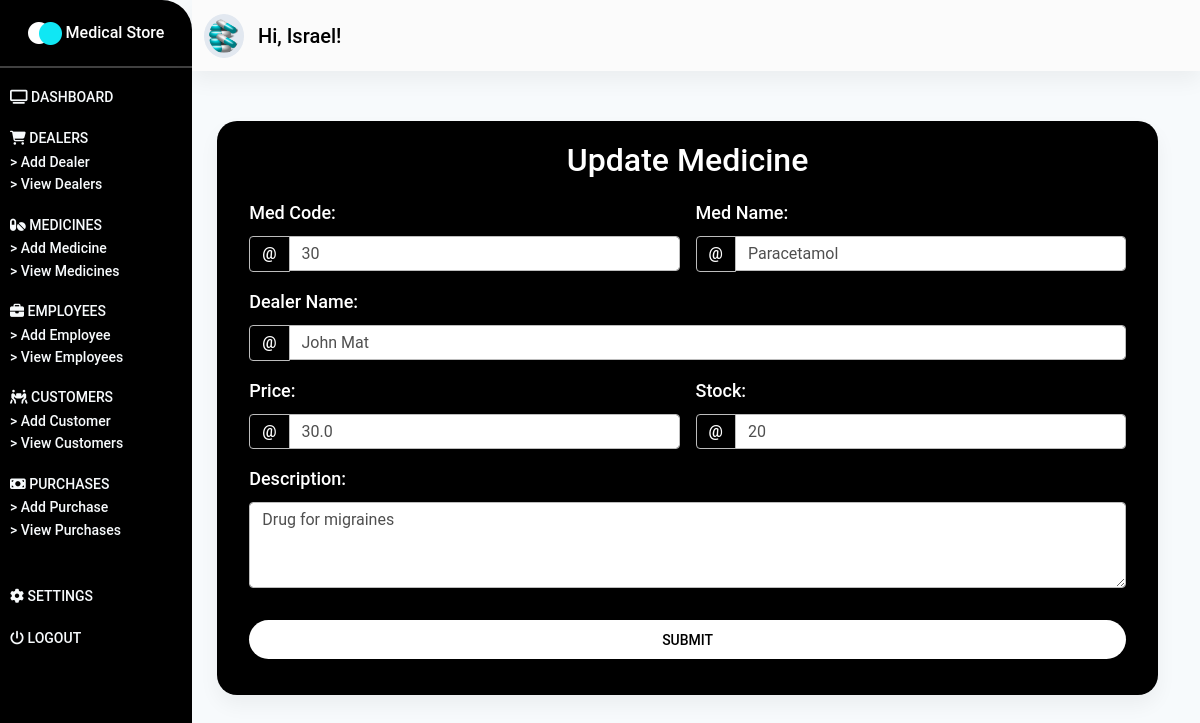
Page /medicines/update-medicine/1/ (signed in) on the earlier database version.
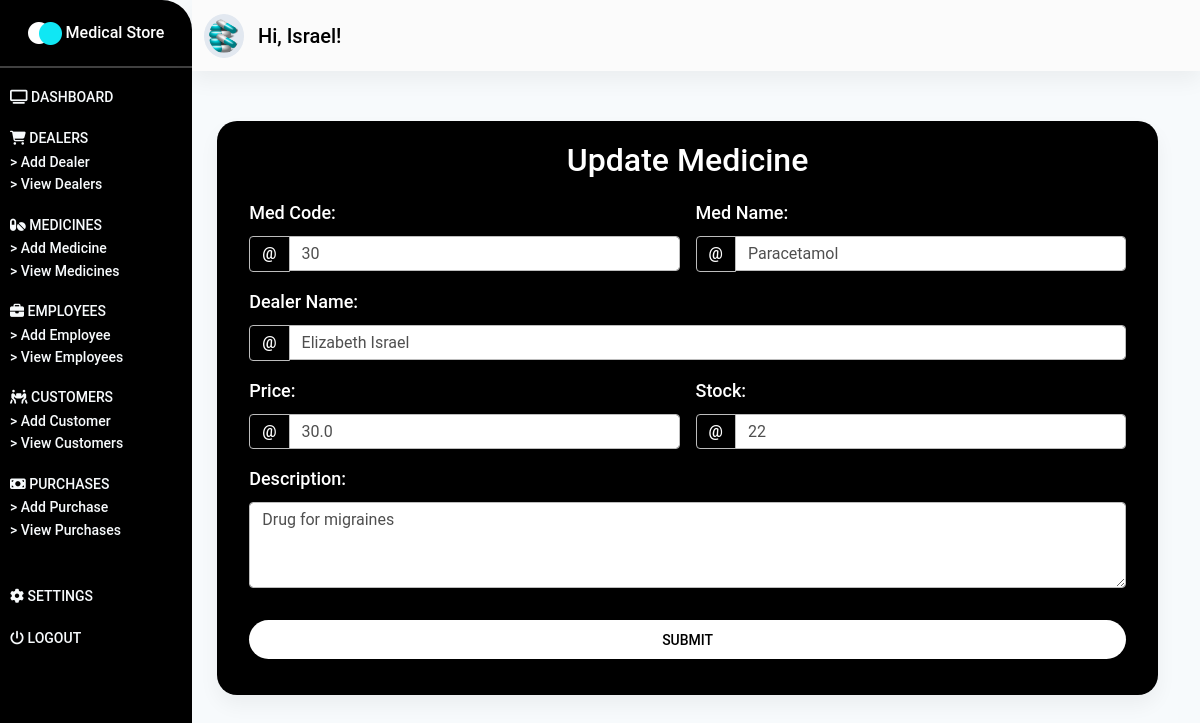
Same page on the later database version.
### store/models.py (models this page shows, shortened)
class Medicine(models.Model):
    med_code = models.IntegerField()
    med_name = models.CharField(max_length=50)
    dealer_name = models.ForeignKey(Dealer, on_delete=models.CASCADE)
    price = models.FloatField()
    stock = models.IntegerField()
    description = models.TextField()

### store/views.py (the view, shortened to what this page needs)
# urls.py: path('medicines/update-medicine/<int:pk>/', update_medicine, name="update-medicine"),
@login_required(login_url="/login/")
def update_medicine(request, pk):
    medicine = Medicine.objects.get(id=pk)
    form = UpdateMedicineForm(instance=medicine)
    context = {
        "form": form,
    }
    return render(request, "store/update-medicine.html", context)

### store/models.py (called while the page is built)
    def __str__(self):
        return f"{self.fname} {self.lname}"

### store/templates/store/update-medicine.html (shortened to what the changed rows need)
{% extends 'store/base.html' %}
{% load static %}
{% block content %}
    <section id="dashboard_section" class="dashboard_section">
        <div class="container-fluid">
            <div class="add_dealer">
                <div class="medicine__card card">
                    <div class="add__dealer__form">
                        <div class="container">
                            <form class="row g-3 needs-validation" method="POST">
                                <div class="col-md-6">
                                    <div class="input-group">
                                        <span class="input-group-text" id="inputGroupPrepend">@</span>
                                        {{ form.med_code }}
                                    </div>
                                </div>
                                <div class="col-md-6">
                                    <div class="input-group">
                                        <span class="input-group-text" id="inputGroupPrepend">@</span>
                                        {{ form.med_name }}
                                    </div>
                                </div>
                                <div class="col-md-12">
                                    <div class="input-group">
                                        <span class="input-group-text" id="inputGroupPrepend">@</span>
                                        {{ form.dealer_name }}
                                    </div>
                                </div>
                                <div class="col-md-6">
                                    <div class="input-group">
                                        <span class="input-group-text" id="inputGroupPrepend">@</span>
                                        {{ form.price }}
                                    </div>
                                </div>
                                <div class="col-md-6">
                                    <div class="input-group">
                                        <span class="input-group-text" id="inputGroupPrepend">@</span>
                                        {{ form.stock }}
                                    </div>
                                </div>
                                <div class="col-md-12">
                                    <div class="form-group">
                                        <label for="validationAddress" class="form-label">
                                            Description:
                                        </label>
                                        {{ form.description }}
                                    </div>
                                </div>
                            </form>
                        </div>
                    </div>
                </div>
            </div>
        </div>
    </section>
{% endblock content %}

Differences in the rows shown:
changed Medicine "Paracetamol": dealer_name "John Mat" → "Elizabeth Israel"; stock "20" → "22"
